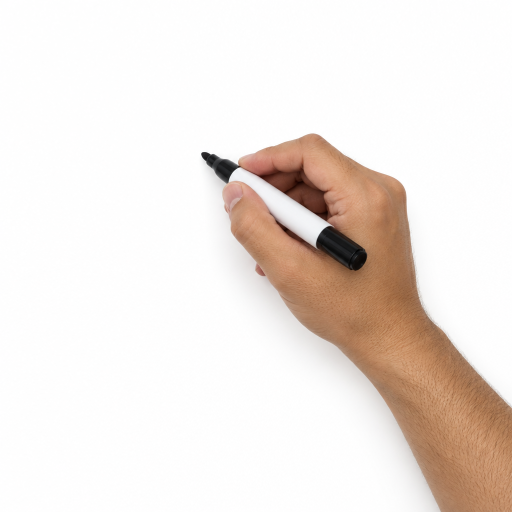
#> input picture walmart-partnership-reel/build/hand_photo.png, 1024 x 1024 px (shown at 1/2 size)
$ python realhand.py
#> lines starting #> are read from the running program, lines starting #| are printed output that depends on the picture; after the words box and inside, x2 and y2 are one past the last pixel; in counts of white or black regions, pixels touching at a corner belong together
# Photo-real drawing hand: cut out from a photo on white, with its soft contact shadow kept and the
# forearm extended past the photo's edge so it always runs off the bottom-right of the frame.
import os
import cv2
import numpy as np
import skia

HERE = os.path.dirname(os.path.abspath(__file__))
SCALE = 1.55
PAD = 300            # the marker tip sits at (PAD, PAD) in the output image
ARM_DIR = np.array([0.44, 0.90])   # forearm direction in the photo (towards bottom-right)


def build():
    bgr = cv2.imread(os.path.join(HERE, 'hand_photo.png')).astype(np.float32)
    obj = cv2.imread(os.path.join(HERE, 'hand_alpha.png'), cv2.IMREAD_GRAYSCALE).astype(np.float32) / 255
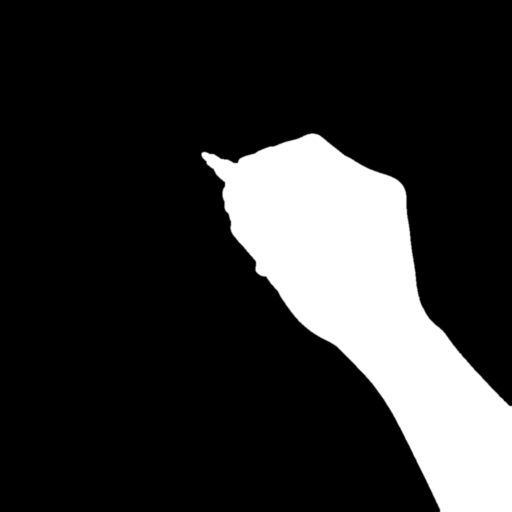
#> input picture walmart-partnership-reel/build/hand_alpha.png, 1024 x 1024 px (shown at 1/2 size)
#> obj: shape (1024, 1024) float32; min 0, max 1, mean 0.184
    h, w = obj.shape
#> h = 1024; w = 1024
    # tip = the hand pixel furthest along the marker towards the upper-left
    ys, xs = np.nonzero(obj > 0.5)
    d = np.array([0.78, 0.63])
    i = np.argmin(xs * d[0] + ys * d[1])
#> i = 3709
    tip = np.array([xs[i], ys[i]], np.float32)
#> tip = [403, 306]
    # contact shadow from the photo: darkness of the background outside the hand
    lum = bgr.mean(axis=2)
    shadow = np.clip((250 - lum) / 250 * 1.4, 0, 0.35) * (1 - obj)
    rgb = bgr[..., ::-1] * obj[..., None]          # black under the shadow, photo under the hand
    alpha = obj + shadow
    # extend the forearm: pixels beyond the right/bottom edge sample back along the arm direction
    W = H = int(PAD + max(w, h) * 2.2)
#> W = 2552; H = 2552
    yy, xx = np.mgrid[0:H, 0:W].astype(np.float32)
    sx = (xx - PAD) + tip[0]
    sy = (yy - PAD) + tip[1]
    lim = w - 12.0
#> lim = 1012
    t = np.maximum(np.maximum((sx - lim) / ARM_DIR[0], (sy - lim) / ARM_DIR[1]), 0)
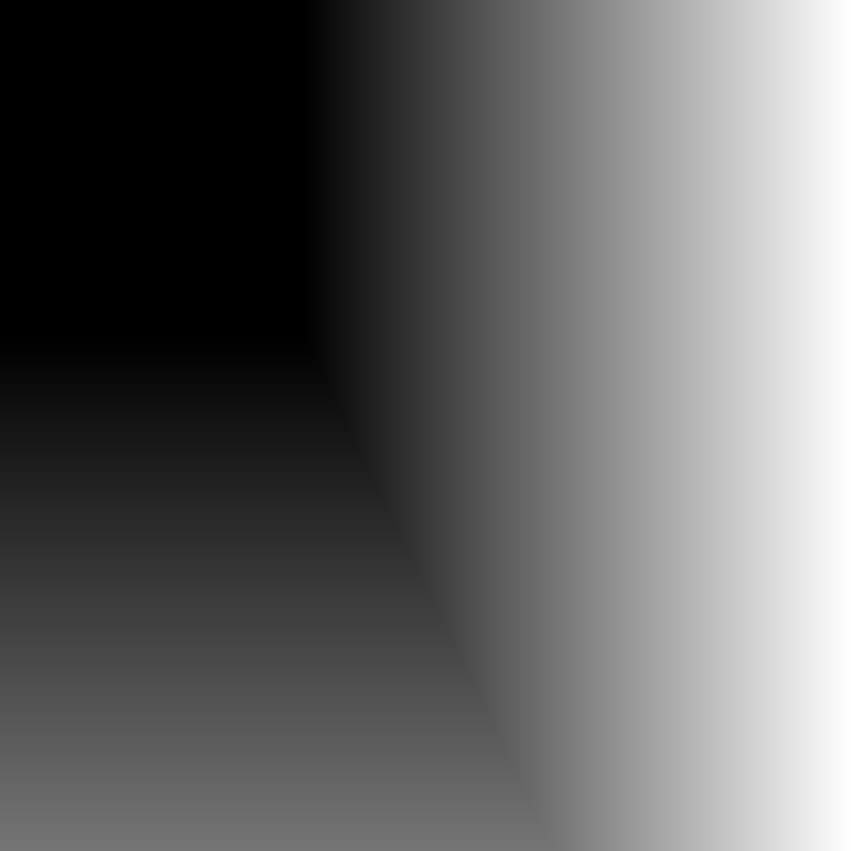
#> t: shape (2552, 2552) float32 (shown at 1/3 size); min 0, max 3731.8, mean 1437.9; drawn with min black and max white
    # mirror-repeat the last stretch of forearm so the skin texture continues without smearing
    L = 160.0
    m = np.mod(t, 2 * L)
    m = np.where(m > L, 2 * L - m, m)
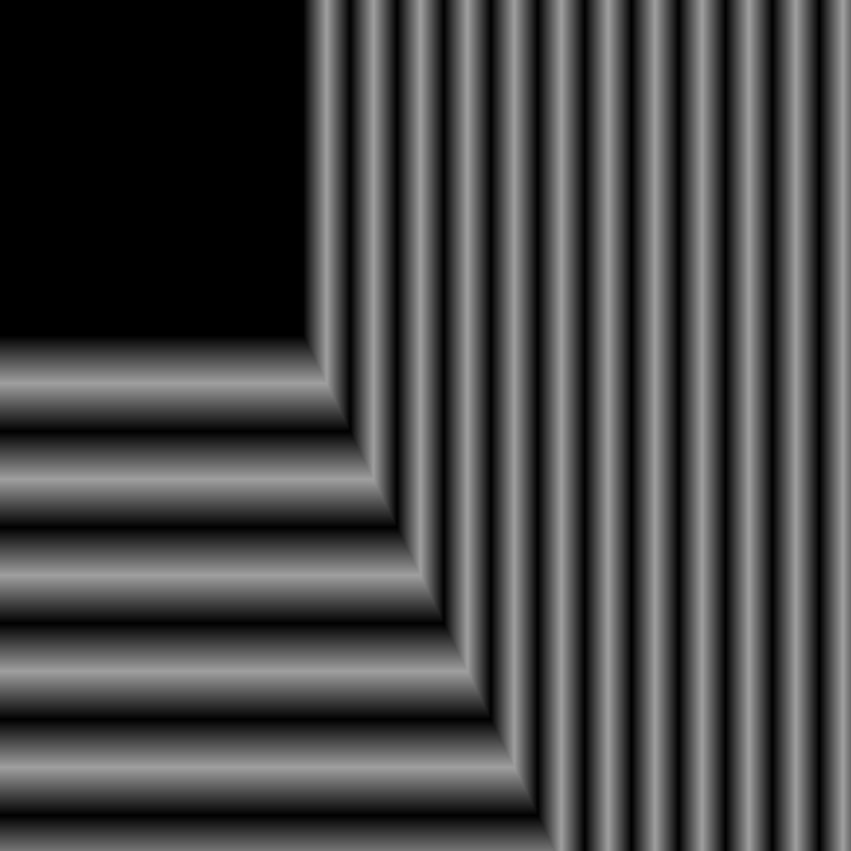
#> m: shape (2552, 2552) float32 (shown at 1/3 size); min 0, max 160, mean 68.7
    m = np.where(t > 0, m, 0)
    sx -= t * ARM_DIR[0] + m * ARM_DIR[0]
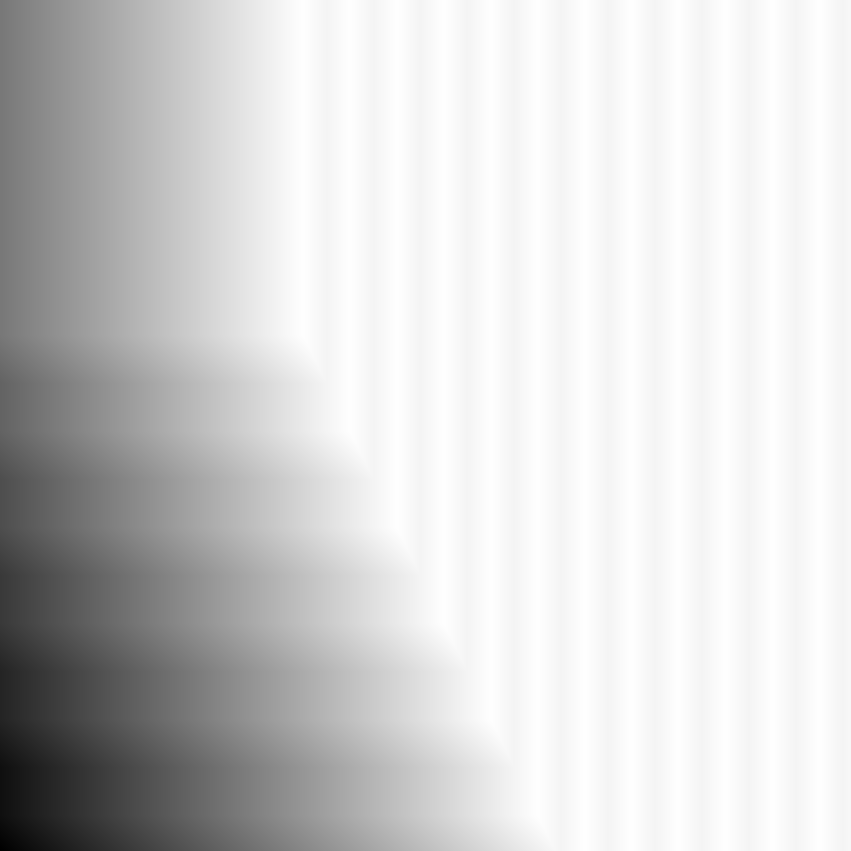
#> sx: shape (2552, 2552) float32 (shown at 1/3 size); min -703.7, max 1012, mean 715.6; drawn with min black and max white
    sy -= t * ARM_DIR[1] + m * ARM_DIR[1]
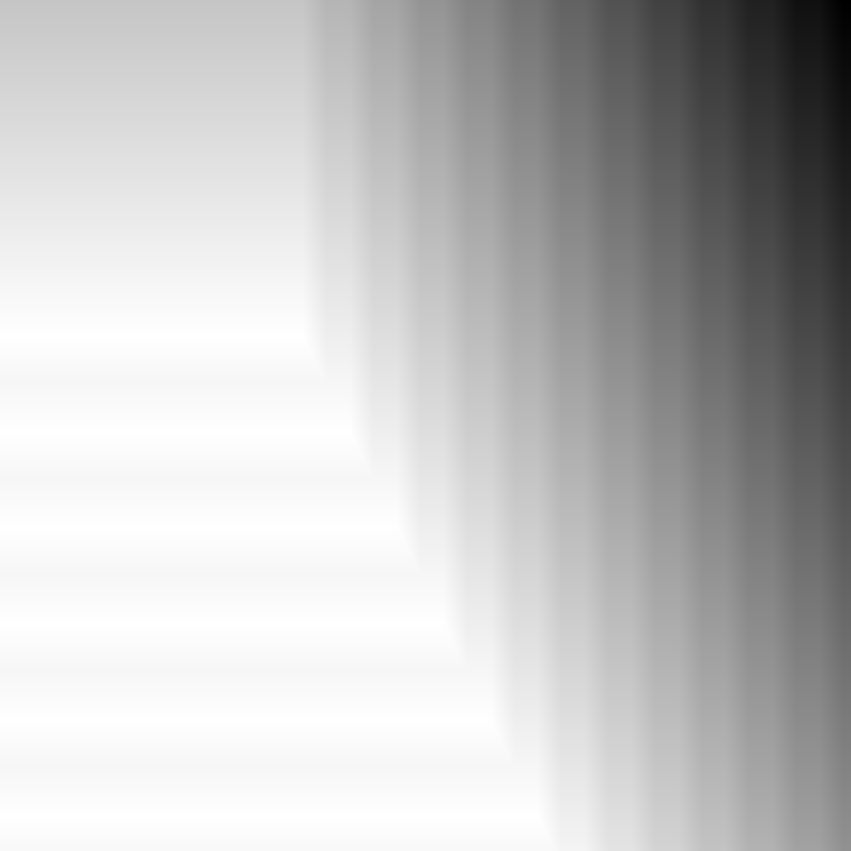
#> sy: shape (2552, 2552) float32 (shown at 1/3 size); min -3450, max 1012, mean -74.5; drawn with min black and max white
    valid = (sx >= 0) & (sy >= 0)
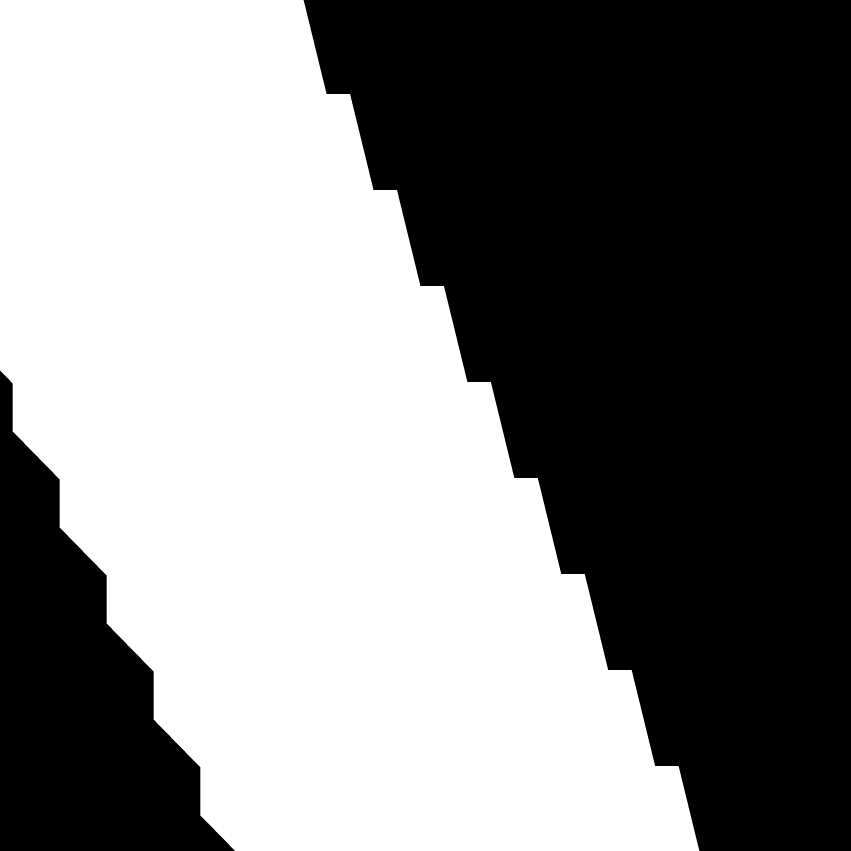
#> valid: shape (2552, 2552) bool (shown at 1/3 size); 51.4% white; 2 black regions, box (x1, y1, x2, y2) and area: (911, 0, 2552, 2552) 2681444, (0, 1112, 704, 2552) 484160
    big = np.dstack([rgb, alpha * 255]).astype(np.float32)
    out = cv2.remap(big, sx, sy, cv2.INTER_LINEAR, borderMode=cv2.BORDER_CONSTANT, borderValue=0)
    out[~valid] = 0
    out = cv2.resize(out, None, fx=SCALE, fy=SCALE, interpolation=cv2.INTER_AREA)
#> out: shape (3956, 3956, 4) float32
    # (PAD scaled) -> crop so the tip lands at PAD again
    off = int(round(PAD * SCALE)) - PAD
    out = out[off:, off:]
#> out: shape (3791, 3791, 4) float32
    a = out[..., 3:4] / 255
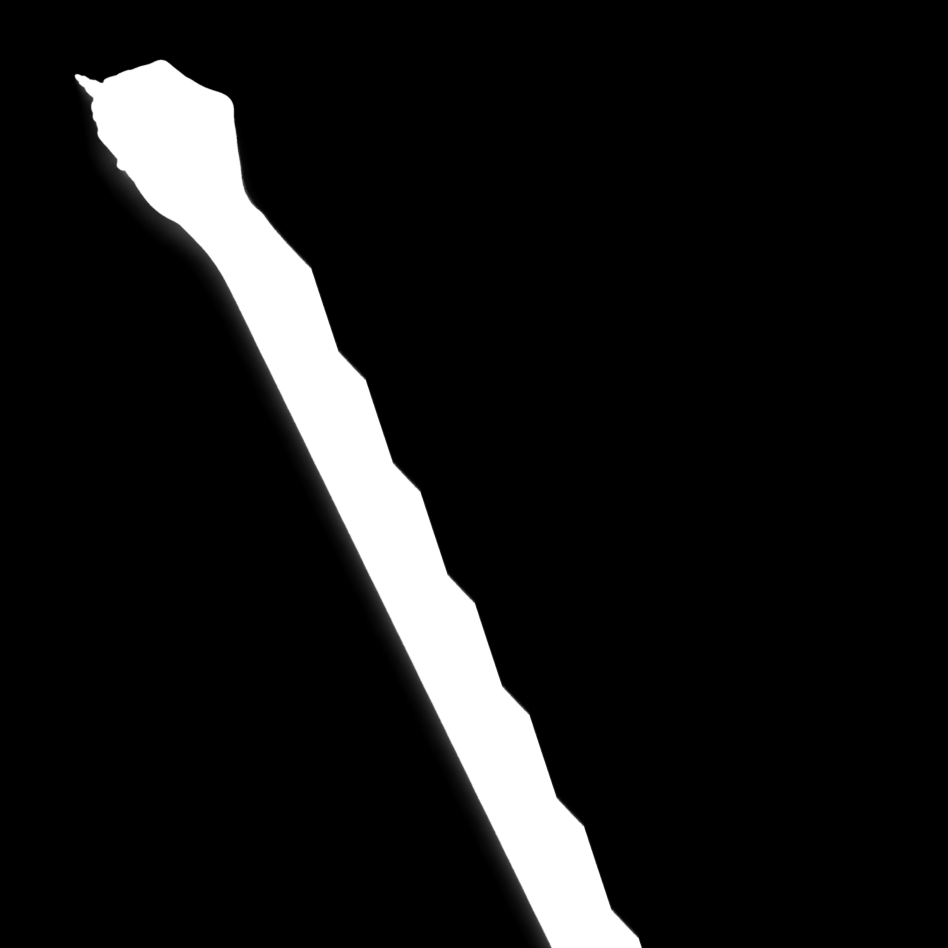
#> a: shape (3791, 3791, 1) float32 (shown at 1/4 size); min 0, max 1, mean 0.0919
    premul = np.dstack([out[..., :3] * 1.0, out[..., 3]]).clip(0, 255).astype(np.uint8)
#> (the run stopped early here; a loop or call above may not have finished)
